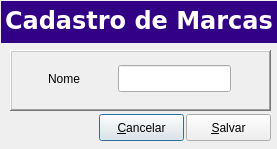
<?xml version="1.0" encoding="UTF-8"?>
<ui version="4.0">
 <class>EditBrand</class>
 <widget class="QDialog" name="EditBrand">
  <property name="geometry">
   <rect>
    <x>0</x>
    <y>0</y>
    <width>277</width>
    <height>149</height>
   </rect>
  </property>
  <property name="windowTitle">
   <string>Edit</string>
  </property>
  <widget class="QFrame" name="frame">
   <property name="geometry">
    <rect>
     <x>10</x>
     <y>50</y>
     <width>261</width>
     <height>61</height>
    </rect>
   </property>
   <property name="frameShape">
    <enum>QFrame::WinPanel</enum>
   </property>
   <property name="frameShadow">
    <enum>QFrame::Raised</enum>
   </property>
   <widget class="QLabel" name="LblName">
    <property name="geometry">
     <rect>
      <x>38</x>
      <y>20</y>
      <width>59</width>
      <height>17</height>
     </rect>
    </property>
    <property name="text">
     <string>Nome</string>
    </property>
   </widget>
   <widget class="QLineEdit" name="LnEdtName">
    <property name="geometry">
     <rect>
      <x>108</x>
      <y>15</y>
      <width>113</width>
      <height>27</height>
     </rect>
    </property>
   </widget>
  </widget>
  <widget class="QFrame" name="topmenu">
   <property name="geometry">
    <rect>
     <x>1</x>
     <y>1</y>
     <width>801</width>
     <height>42</height>
    </rect>
   </property>
   <property name="minimumSize">
    <size>
     <width>0</width>
     <height>42</height>
    </size>
   </property>
   <property name="maximumSize">
    <size>
     <width>16777215</width>
     <height>42</height>
    </size>
   </property>
   <property name="styleSheet">
    <string notr="true">background-color: rgb(50, 0, 133);</string>
   </property>
   <property name="frameShadow">
    <enum>QFrame::Raised</enum>
   </property>
   <widget class="QLabel" name="labelStatus">
    <property name="enabled">
     <bool>false</bool>
    </property>
    <property name="geometry">
     <rect>
      <x>4</x>
      <y>0</y>
      <width>541</width>
      <height>39</height>
     </rect>
    </property>
    <property name="palette">
     <palette>
      <active>
       <colorrole role="WindowText">
        <brush brushstyle="SolidPattern">
         <color alpha="255">
          <red>255</red>
          <green>255</green>
          <blue>255</blue>
         </color>
        </brush>
       </colorrole>
       <colorrole role="Button">
        <brush brushstyle="SolidPattern">
         <color alpha="255">
          <red>50</red>
          <green>0</green>
          <blue>133</blue>
         </color>
        </brush>
       </colorrole>
       <colorrole role="Text">
        <brush brushstyle="SolidPattern">
         <color alpha="255">
          <red>255</red>
          <green>255</green>
          <blue>255</blue>
         </color>
        </brush>
       </colorrole>
       <colorrole role="ButtonText">
        <brush brushstyle="SolidPattern">
         <color alpha="255">
          <red>255</red>
          <green>255</green>
          <blue>255</blue>
         </color>
        </brush>
       </colorrole>
       <colorrole role="Base">
        <brush brushstyle="SolidPattern">
         <color alpha="255">
          <red>50</red>
          <green>0</green>
          <blue>133</blue>
         </color>
        </brush>
       </colorrole>
       <colorrole role="Window">
        <brush brushstyle="SolidPattern">
         <color alpha="255">
          <red>50</red>
          <green>0</green>
          <blue>133</blue>
         </color>
        </brush>
       </colorrole>
      </active>
      <inactive>
       <colorrole role="WindowText">
        <brush brushstyle="SolidPattern">
         <color alpha="255">
          <red>255</red>
          <green>255</green>
          <blue>255</blue>
         </color>
        </brush>
       </colorrole>
       <colorrole role="Button">
        <brush brushstyle="SolidPattern">
         <color alpha="255">
          <red>50</red>
          <green>0</green>
          <blue>133</blue>
         </color>
        </brush>
       </colorrole>
       <colorrole role="Text">
        <brush brushstyle="SolidPattern">
         <color alpha="255">
          <red>255</red>
          <green>255</green>
          <blue>255</blue>
         </color>
        </brush>
       </colorrole>
       <colorrole role="ButtonText">
        <brush brushstyle="SolidPattern">
         <color alpha="255">
          <red>255</red>
          <green>255</green>
          <blue>255</blue>
         </color>
        </brush>
       </colorrole>
       <colorrole role="Base">
        <brush brushstyle="SolidPattern">
         <color alpha="255">
          <red>50</red>
          <green>0</green>
          <blue>133</blue>
         </color>
        </brush>
       </colorrole>
       <colorrole role="Window">
        <brush brushstyle="SolidPattern">
         <color alpha="255">
          <red>50</red>
          <green>0</green>
          <blue>133</blue>
         </color>
        </brush>
       </colorrole>
      </inactive>
      <disabled>
       <colorrole role="WindowText">
        <brush brushstyle="SolidPattern">
         <color alpha="255">
          <red>255</red>
          <green>255</green>
          <blue>255</blue>
         </color>
        </brush>
       </colorrole>
       <colorrole role="Button">
        <brush brushstyle="SolidPattern">
         <color alpha="255">
          <red>50</red>
          <green>0</green>
          <blue>133</blue>
         </color>
        </brush>
       </colorrole>
       <colorrole role="Text">
        <brush brushstyle="SolidPattern">
         <color alpha="255">
          <red>255</red>
          <green>255</green>
          <blue>255</blue>
         </color>
        </brush>
       </colorrole>
       <colorrole role="ButtonText">
        <brush brushstyle="SolidPattern">
         <color alpha="255">
          <red>255</red>
          <green>255</green>
          <blue>255</blue>
         </color>
        </brush>
       </colorrole>
       <colorrole role="Base">
        <brush brushstyle="SolidPattern">
         <color alpha="255">
          <red>50</red>
          <green>0</green>
          <blue>133</blue>
         </color>
        </brush>
       </colorrole>
       <colorrole role="Window">
        <brush brushstyle="SolidPattern">
         <color alpha="255">
          <red>50</red>
          <green>0</green>
          <blue>133</blue>
         </color>
        </brush>
       </colorrole>
      </disabled>
     </palette>
    </property>
    <property name="font">
     <font>
      <family>Verdana</family>
      <pointsize>18</pointsize>
      <weight>75</weight>
      <bold>true</bold>
     </font>
    </property>
    <property name="styleSheet">
     <string/>
    </property>
    <property name="frameShape">
     <enum>QFrame::NoFrame</enum>
    </property>
    <property name="frameShadow">
     <enum>QFrame::Plain</enum>
    </property>
    <property name="lineWidth">
     <number>1</number>
    </property>
    <property name="text">
     <string>Cadastro de Marcas</string>
    </property>
    <property name="textFormat">
     <enum>Qt::AutoText</enum>
    </property>
    <property name="alignment">
     <set>Qt::AlignLeading|Qt::AlignLeft|Qt::AlignVCenter</set>
    </property>
    <property name="wordWrap">
     <bool>false</bool>
    </property>
    <property name="textInteractionFlags">
     <set>Qt::NoTextInteraction</set>
    </property>
   </widget>
  </widget>
  <widget class="QPushButton" name="PshBtnCancel">
   <property name="geometry">
    <rect>
     <x>99</x>
     <y>114</y>
     <width>85</width>
     <height>27</height>
    </rect>
   </property>
   <property name="text">
    <string>&amp;Cancelar</string>
   </property>
  </widget>
  <widget class="QPushButton" name="PshBtnSave">
   <property name="geometry">
    <rect>
     <x>186</x>
     <y>114</y>
     <width>85</width>
     <height>27</height>
    </rect>
   </property>
   <property name="text">
    <string>&amp;Salvar</string>
   </property>
  </widget>
 </widget>
 <resources/>
 <connections/>
</ui>
